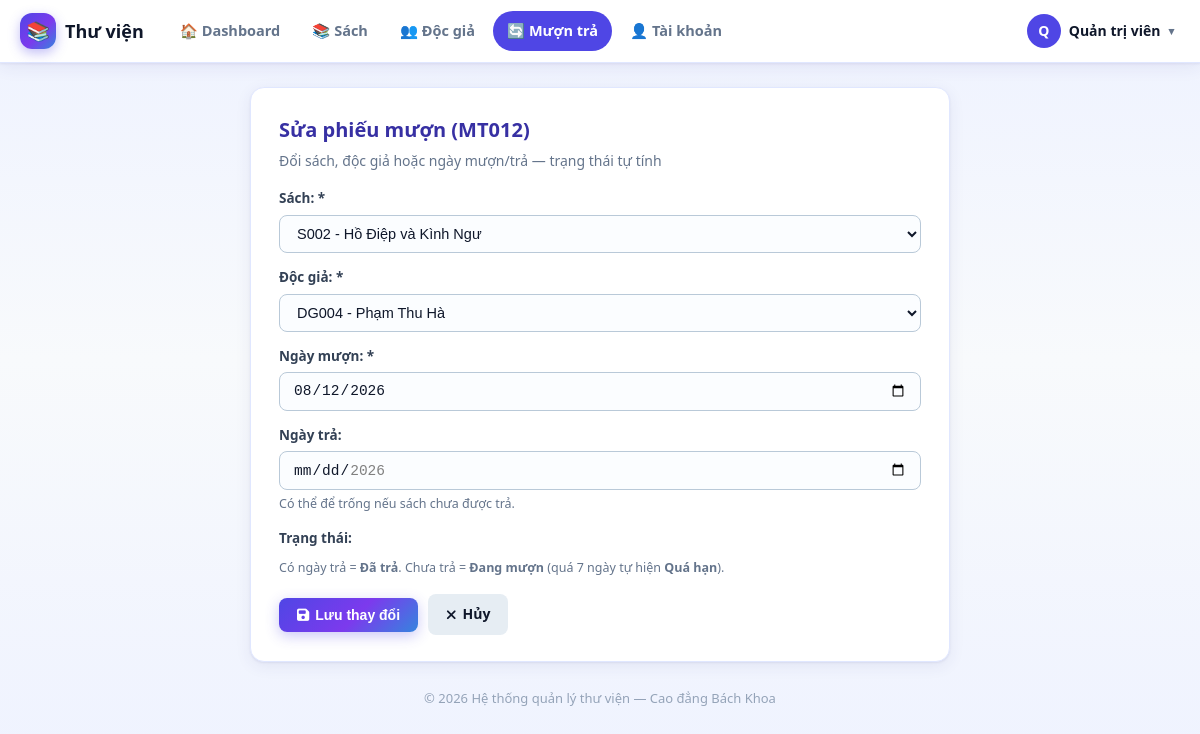
The app's page /CRUD/edit-muontra.php?id=12 (signed in) with its own data.
### tables this page shows
CREATE TABLE IF NOT EXISTS `muon_tra` (
  `id_muon_tra` int(11) NOT NULL AUTO_INCREMENT,
  `id_sach` int(11) NOT NULL,
  `id_doc_gia` int(11) NOT NULL,
  `ngay_muon` date NOT NULL,
  `ngay_tra` date DEFAULT NULL,
  `trang_thai` varchar(30) DEFAULT 'Đang mượn',
  PRIMARY KEY (`id_muon_tra`),
  KEY `fk_muontra_sach` (`id_sach`),
  KEY `fk_muontra_docgia` (`id_doc_gia`)
);

### config/helpers.php (called while the page is built, shortened)
<?php
function e($s) {
    if ($s == null) {
        $s = '';
    }
    return htmlspecialchars($s, ENT_QUOTES, 'UTF-8');
}

### CRUD/edit-muontra.php (the view, shortened to what this page needs)
<?php
require_once __DIR__ . '/../config/database.php';
$id = $_GET['id'] ?? '';
$sql = "
    SELECT *
    FROM muon_tra
    WHERE id_muon_tra = :id
";
$stmt = $pdo->prepare($sql);
$stmt->execute([
    'id' => $id
]);
$muon = $stmt->fetch(PDO::FETCH_ASSOC);
$idSach = $muon['id_sach'];
$idDocGia = $muon['id_doc_gia'];
$ngayMuon = $muon['ngay_muon'];
$ngayTra = $muon['ngay_tra'];
$sqlSach = "
    SELECT *
    FROM quyensach
    ORDER BY id_sach DESC
";
$stmtSach = $pdo->prepare($sqlSach);
$stmtSach->execute();
$danhSachSach = $stmtSach->fetchAll(PDO::FETCH_ASSOC);
$sqlDocGia = "
    SELECT *
    FROM doc_gia
    ORDER BY id_doc_gia DESC
";
$stmtDocGia = $pdo->prepare($sqlDocGia);
$stmtDocGia->execute();
$danhSachDocGia = $stmtDocGia->fetchAll(PDO::FETCH_ASSOC);
?>
<!DOCTYPE html>
<html lang="vi">
<head>
    <link rel="stylesheet" href="../css/style.css?v=7">
    <link
        rel="stylesheet"
        href="https://cdnjs.cloudflare.com/ajax/libs/font-awesome/6.5.2/css/all.min.css">
</head>
<body>
    <?php $pageTitle = 'Sửa phiếu mượn'; $activeMenu = 'muontra'; $basePath = '../'; include '../partials/inner-top.php'; ?>
    <div class="form-card">
        <h2>Sửa phiếu mượn (MT<?= str_pad($id, 3, '0', STR_PAD_LEFT) ?>)</h2>
        <p class="form-sub">Đổi sách, độc giả hoặc ngày mượn/trả — trạng thái tự tính</p>
        <form method="POST">
            <div class="form-group">
                <label for="id_sach">Sách: *</label>
                <select name="id_sach" id="id_sach" required>
                    <?php foreach ($danhSachSach as $sach): ?>
                        <option
                            value="<?= $sach['id_sach'] ?>"
                            <?= ($idSach == $sach['id_sach']) ? 'selected' : '' ?>>
                            S<?= str_pad($sach['id_sach'], 3, '0', STR_PAD_LEFT) ?>
                        </option>
                    <?php endforeach; ?>
                </select>
            </div>
            <div class="form-group">
                <label for="id_doc_gia">Độc giả: *</label>
                <select name="id_doc_gia" id="id_doc_gia" required>
                    <?php foreach ($danhSachDocGia as $docGia): ?>
                        <option
                            value="<?= $docGia['id_doc_gia'] ?>"
                            <?= ($idDocGia == $docGia['id_doc_gia']) ? 'selected' : '' ?>>
                            DG<?= str_pad($docGia['id_doc_gia'], 3, '0', STR_PAD_LEFT) ?>
                        </option>
                    <?php endforeach; ?>
                </select>
            </div>
            <div class="form-group">
                <label for="ngay_muon">
                    Ngày mượn: *
                </label>
                <input
                    type="date"
                    id="ngay_muon"
                    name="ngay_muon"
                    value="<?= e($ngayMuon) ?>"
                    max="<?= date('Y-m-d') ?>"
                    required>
            </div>
            <div class="form-group">
                <label for="ngay_tra">
                    Ngày trả:
                </label>
                <input
                    type="date"
                    id="ngay_tra"
                    name="ngay_tra"
                    value="<?= e($ngayTra ?? '') ?>"
                    max="<?= date('Y-m-d') ?>">
                <small>
                    Có thể để trống nếu sách chưa được trả.
                </small>
            </div>
            <div class="form-group">
                <label>
                    Trạng thái:
                </label>
                <small>
                    Có ngày trả = <b>Đã trả</b>.
                    Chưa trả = <b>Đang mượn</b> (quá 7 ngày tự hiện <b>Quá hạn</b>).
                </small>
            </div>
            <div class="form-buttons">
                <button type="submit"><i class="fas fa-save"></i> Lưu thay đổi</button>
                <a href="../muontra.php" class="return"><i class="fas fa-times"></i> Hủy</a>
            </div>
        </form>
    </div>
    <?php include '../partials/inner-bottom.php'; ?>
</body>
</html>

### css/style.css (style rules this page uses)
:root { --primary: #4f46e5; --primary-dark: #3730a3; --primary-soft: #eef2ff; --accent: #06b6d4; --bg: #eef2ff; --surface: #ffffff; --text: #0f172a; --muted: #64748b; --border: #e0e7ff; --success: #16a34a; --success-bg: #dcfce7; --danger: #dc2626; --danger-bg: #fee2e2; --warning: #b45309; --warning-bg: #fef3c7; --radius: 14px; --shadow: 0 1px 2px rgba(49, 46, 129, .08), 0 4px 16px rgba(49, 46, 129, .08); --shadow-lg: 0 12px 34px rgba(49, 46, 129, .18); --grad: linear-gradient(135deg, #4f46e5, #7c3aed 55%, #06b6d4 130%); }
* { box-sizing: border-box; margin: 0; padding: 0; }
body { font-family: "Segoe UI", Arial, Helvetica, sans-serif; background: linear-gradient(180deg, #eef2ff 0%, #f8fafc 45%, #eef2ff 100%); color: var(--text); font-size: 15px; line-height: 1.6; min-height: 100vh; }
a { color: var(--primary); }
.btn, .btn-edit, .btn-delete, .glass-btn, a.return, button[type="submit"] { display: inline-flex; align-items: center; justify-content: center; gap: 6px; border: none; border-radius: 8px; padding: 9px 18px; font-size: 14px; font-weight: 700; cursor: pointer; text-decoration: none; transition: filter .15s, transform .15s; }
.btn-primary, .glass-btn.btn-create, button[type="submit"] { background: var(--grad); color: #fff; box-shadow: 0 4px 14px rgba(79, 70, 229, .3); }
.btn-light, .glass-btn.btn-home, a.return { background: #e6edf3; color: var(--text); }
.page-actions, .form-buttons { display: flex; gap: 10px; margin-top: 16px; flex-wrap: wrap; align-items: center; }
.form-card, .create-page, .container-docgia, .container-muon { background: var(--surface); border: 1px solid var(--border); border-radius: var(--radius); box-shadow: var(--shadow); padding: 26px 28px; max-width: 700px; margin: 0 auto; }
.form-card h2, .create-page h2, .container-docgia h2, .container-muon h2 { font-size: 20px; margin-bottom: 4px; color: var(--primary-dark); }
.form-sub { color: var(--muted); font-size: 14px; margin-bottom: 16px; }
.form-group { margin-bottom: 14px; }
label { display: block; margin-bottom: 5px; font-size: 13.5px; font-weight: 700; color: #334155; }
input[type="text"], input[type="password"], input[type="email"], input[type="tel"], input[type="date"], input[type="number"], select, textarea, .form-control { width: 100%; padding: 9px 13px; font-size: 14.5px; color: var(--text); background: #fbfdff; border: 1px solid #b9c9d8; border-radius: 8px; outline: none; transition: border-color .2s, box-shadow .2s; }
small { color: var(--muted); font-size: 12.5px; }

### records on screen
muon_tra: id_sach "S002 - Hồ Điệp và Kình Ngư", id_doc_gia "DG004 - Phạm Thu Hà", ngay_muon "08/12/2026"

### other values on screen
$chuCaiDau "Q"
$tenHienThi "Quản trị viên"
str_pad($id, 3, '0', STR_PAD_LEFT) "012"
